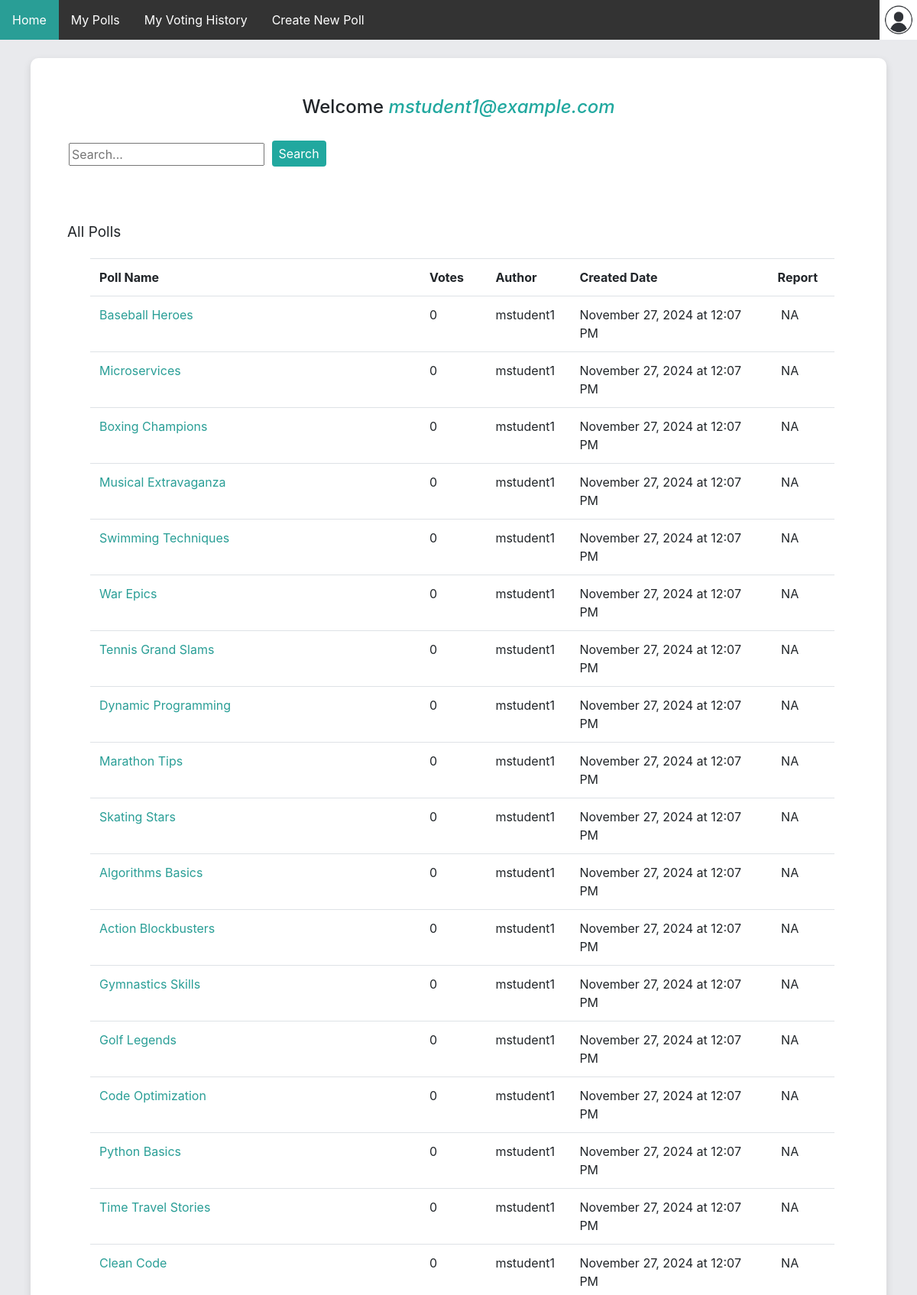
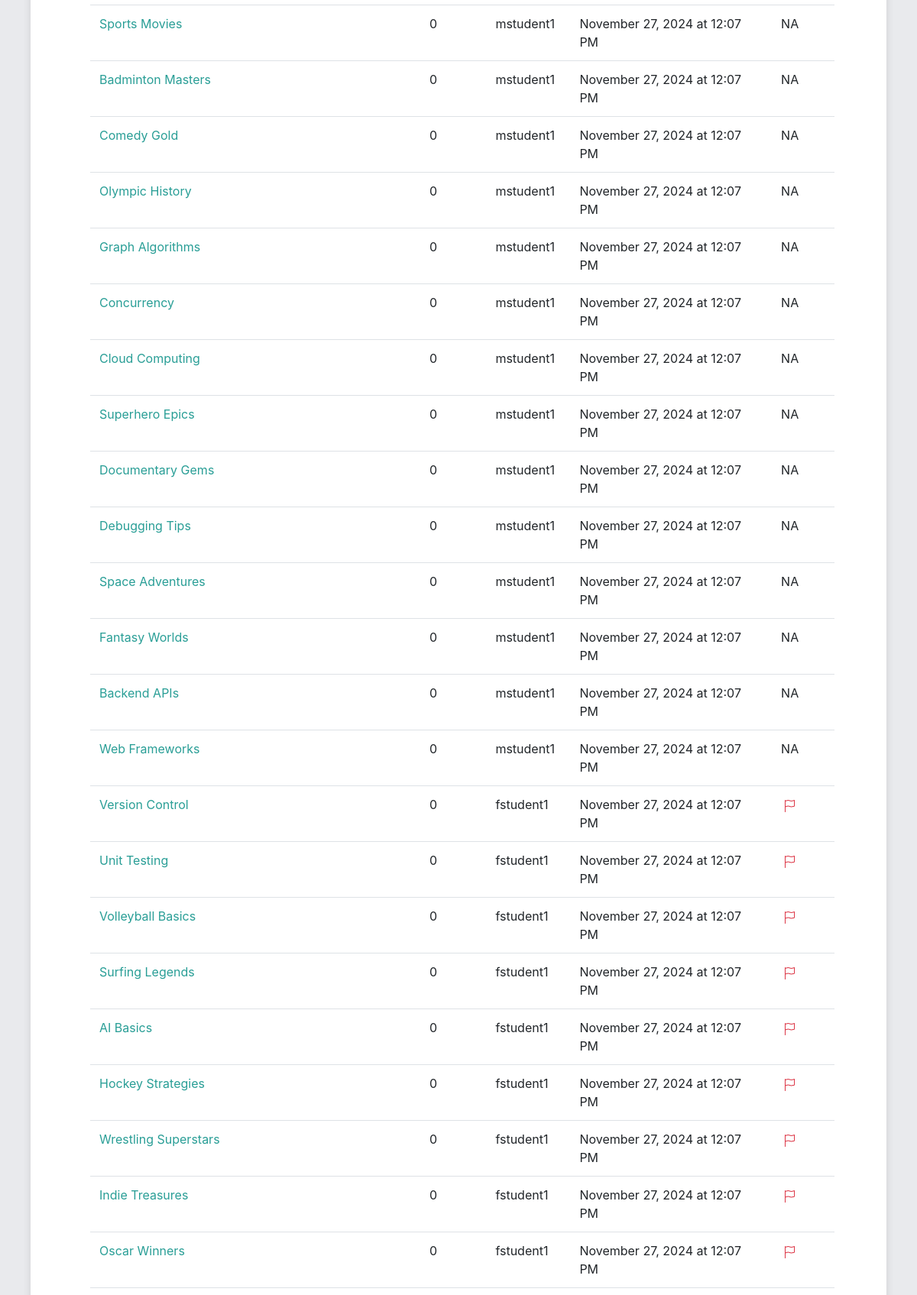
Page /home (signed in, upper part) on the committed database (2 pictures, top to bottom).
### app/models.py (models this page shows)
class User(db.Model, UserMixin):
    __tablename__ = 'user'
    id = db.Column(db.Integer, primary_key=True)
    email = db.Column(db.String(500), unique=True, nullable=False)
    password_hash = db.Column(db.String(500), unique=True, nullable=False) # store the hash password
    age=db.Column(db.Integer, nullable=False)
    gender=db.Column(db.String(10), nullable=False)
    is_admin = db.Column(db.Boolean, default=False)
    polls = db.relationship('Poll', backref='creator', lazy=True, cascade="all, delete")
    votes = db.relationship('Vote', backref='voter', lazy=True, cascade="all, delete")
    poll_reports = db.relationship('UserPollReport', backref='user', lazy=True, cascade="all, delete")

class Poll(db.Model):
    __tablename__ = 'poll'
    id = db.Column(db.Integer, primary_key=True)
    title = db.Column(db.String(120), nullable=False)
    description = db.Column(db.String(500), nullable=True)
    created_at =db.Column(db.DateTime, default=datetime.now)
    status = db.Column(db.String(20), default='active')
    user_id = db.Column(db.Integer, db.ForeignKey('user.id'), nullable=False)
    is_flagged = db.Column(db.Boolean, default=False)
    options = db.relationship('Option', backref='poll', cascade="all, delete",lazy=True)
    votes = db.relationship('Vote', backref='poll', cascade="all,delete", lazy=True)
    poll_reports = db.relationship('UserPollReport', backref='poll', lazy=True, cascade="all, delete")
    @hybrid_property
    def vote_count(self):
        return len(self.votes)
    @hybrid_property
    def creator_username(self):
        creator = User.query.get(self.user_id)
        name, _, _ =creator.email.rpartition('@')
        return name

### app/routes.py (the view)
@app.route('/home')
@login_required
def home():
    all_polls=ps.fetch_polls()
    voted_polls = ps.get_polls_voted_by_user(user_id=current_user.id)
    recommended_polls = None
    if (len(voted_polls) != 0):
        recommended_polls = recommend.get_recommended_polls(all_polls, voted_polls)
    polls = ps.fetch_unreported_polls_by_user(user_id=current_user.id)
    if 'q' in request.args:
        query = request.args.get('q').lower()
        polls = [p for p in polls if re.search(query, p.title.lower()) or re.search(query, p.creator_username.lower()) or re.search(query, p.created_at.strftime('%B %d, %Y at %I:%M %p').lower())]
    return render_template("custom_polls.html", user=current_user, polls=polls, page="home", recommended_polls=recommended_polls)

### app/auth.py (called while the page is built)
def load_user(user_id):
    return User.query.get(int(user_id))

### app/poll_service.py (called while the page is built)
def fetch_polls():
    return Poll.query.order_by(Poll.created_at.desc()).all()

def fetch_unreported_polls_by_user(user_id):
    reported_polls = db.session.query(UserPollReport.poll_id).filter_by(user_id=user_id).subquery()
    unreported_polls = db.session.query(Poll).filter(Poll.id.notin_(db.session.query(reported_polls)))
    user_created_polls = Poll.query.filter_by(user_id=user_id)
    accessible_polls = unreported_polls.union(user_created_polls).all()
    return accessible_polls

def check_history(user_id, poll_id):
    if Vote.query.filter_by(user_id=user_id, poll_id=poll_id).first():
        return True
    return False

def get_polls_voted_by_user(user_id):
    polls =  fetch_polls()
    my_voted_polls = [poll for poll in polls if check_history(user_id=user_id, poll_id=poll.id)]
    return my_voted_polls

### app/routes.py (called while the page is built)
@login_manager.user_loader
def load_user(user_id):
    return auth.load_user(user_id)

### app/templates/custom_polls.html (shortened to what this page needs)
{% extends 'home.html' %}
{% block wrapper %}
<div class="m-5">
    <br>
    <p style="font-size: 19px;">All Polls</p>
    <table class="table">
        <tr>
            <th scope="col"> Poll Name </th>
            <th scope="col"> Votes </th>
            <th scope="col"> Author </th>
            <th scope="col"> Created Date </th>
            <th scope="col"> Report </th>
        </tr>
        {% for poll in polls %}
        <tr>
            <td class='col-sm-5'><a href="{{ url_for('poll', poll_id=poll.id) }}">{{ poll.title }}</a></td>
            <td class='col-sm-1'>{{ poll.vote_count}}</td>
            <td class='col-sm-1'>{{ poll.creator_username}}</td>
            <td class='col-sm-3'>{{ poll.created_at.strftime('%B %d, %Y at %I:%M %p')}}</td>
            <td class='col-sm-1'>
                {% if user.id != poll.user_id %}
                <a class="text-danger" onclick="return confirm('Are you sure you want to Report this Poll?')" href="{{url_for('report', poll_id=poll.id)}}">
                </a>
                {% else %}
                    &nbsp;NA
                {% endif %}
            </td>
        </tr>
        {% endfor %}
    </table>
</div>
{% endblock %}

### app/templates/home.html (shortened to what this page needs)
{% extends "base.html" %}
{% block body %}
<link rel="stylesheet" href="{{ url_for('static', filename='home.css') }}" type="text/css"/>
<nav>
    <ul>
        <li><a id="home" href="{{ url_for('home') }}">Home</a></li>
        <li><a id="poll" href="{{url_for('my_polls')}}">My Polls</a></li>
        <li><a id="history" href="{{url_for('my_votes')}}">My Voting History</a></li>
        <li><a href="{{ url_for('create_poll') }}">Create New Poll</a></li>
        <li style="cursor: pointer; float: right; margin-right: -3px;" class="user">
            <img width="50" height="52" onclick="toggleSidebar()" style="float:right" src="{{ url_for('static', filename='user.jpg')}}">
        </li>
    </ul>
</nav>
<br>
<div class="wrapper">
    <h4 class="welcome">Welcome <i class="username">{{user.email}}</i></h4><br>
    <div style="margin-left: 50px;">
    <form>
        <input type="search-poll" name="q" placeholder="Search...">
        <button type="search-submit" class="btn search-button">Search</button>
    </form>
    </div>
    {% block wrapper %}
    {% endblock %}
</div>
{% endblock %}

### app/static/home.css (style rules this page uses)
body { background: rgb(233, 234, 237); }
ul { list-style-type: none; margin: 0; padding: 0; overflow: hidden; background-color: #333; }
li { float: left; }
li a { display: block; color: white; text-align: center; padding: 14px 16px; text-decoration: none !important; }
.active { background-color: #299E96; }
h2, h5, th, td { cursor: default; }
.welcome { text-align: center; margin-top: 30px; }
table { border-collapse: collapse; margin: 20px; margin-left: 30px; min-width: fit-content; max-width: 95%; }
th, td { text-align: left; padding: 8px; }
td a { color: #299E96; display: block; }
.wrapper { background: #fff; border-radius: 10px; box-shadow: 0px 4px 10px 1px rgba(0, 0, 0, 0.1); display: block; align-items: center; justify-content: center; padding-top: 20px; margin-left: 40px; margin-right: 40px; padding-bottom: 20px; }
.username { color: #21a89f; }
.user { padding-right: 2px; }
.search-button { margin-top: -5px; margin-left: 5px; padding: .25rem .5rem; color:white; background-color: #21a89f; }

### rows in the picture
User: email "mstudent1@example.com"
Poll: title "Baseball Heroes", vote_count "0", creator_username "mstudent1", created_at "November 27, 2024 at 12:07 PM", shows "NA"
Poll: title "Microservices", vote_count "0", creator_username "mstudent1", created_at "November 27, 2024 at 12:07 PM", shows "NA"
Poll: title "Boxing Champions", vote_count "0", creator_username "mstudent1", created_at "November 27, 2024 at 12:07 PM", shows "NA"
Poll: title "Musical Extravaganza", vote_count "0", creator_username "mstudent1", created_at "November 27, 2024 at 12:07 PM", shows "NA"
Poll: title "Swimming Techniques", vote_count "0", creator_username "mstudent1", created_at "November 27, 2024 at 12:07 PM", shows "NA"
Poll: title "War Epics", vote_count "0", creator_username "mstudent1", created_at "November 27, 2024 at 12:07 PM", shows "NA"
Poll: title "Tennis Grand Slams", vote_count "0", creator_username "mstudent1", created_at "November 27, 2024 at 12:07 PM", shows "NA"
Poll: title "Dynamic Programming", vote_count "0", creator_username "mstudent1", created_at "November 27, 2024 at 12:07 PM", shows "NA"
Poll: title "Marathon Tips", vote_count "0", creator_username "mstudent1", created_at "November 27, 2024 at 12:07 PM", shows "NA"
Poll: title "Skating Stars", vote_count "0", creator_username "mstudent1", created_at "November 27, 2024 at 12:07 PM", shows "NA"
Poll: title "Algorithms Basics", vote_count "0", creator_username "mstudent1", created_at "November 27, 2024 at 12:07 PM", shows "NA"
Poll: title "Action Blockbusters", vote_count "0", creator_username "mstudent1", created_at "November 27, 2024 at 12:07 PM", shows "NA"
Poll: title "Gymnastics Skills", vote_count "0", creator_username "mstudent1", created_at "November 27, 2024 at 12:07 PM", shows "NA"
Poll: title "Golf Legends", vote_count "0", creator_username "mstudent1", created_at "November 27, 2024 at 12:07 PM", shows "NA"
Poll: title "Code Optimization", vote_count "0", creator_username "mstudent1", created_at "November 27, 2024 at 12:07 PM", shows "NA"
Poll: title "Python Basics", vote_count "0", creator_username "mstudent1", created_at "November 27, 2024 at 12:07 PM", shows "NA"
Poll: title "Time Travel Stories", vote_count "0", creator_username "mstudent1", created_at "November 27, 2024 at 12:07 PM", shows "NA"
Poll: title "Clean Code", vote_count "0", creator_username "mstudent1", created_at "November 27, 2024 at 12:07 PM", shows "NA"
Poll: title "Sports Movies", vote_count "0", creator_username "mstudent1", created_at "November 27, 2024 at 12:07 PM", shows "NA"
Poll: title "Badminton Masters", vote_count "0", creator_username "mstudent1", created_at "November 27, 2024 at 12:07 PM", shows "NA"
Poll: title "Comedy Gold", vote_count "0", creator_username "mstudent1", created_at "November 27, 2024 at 12:07 PM", shows "NA"
Poll: title "Olympic History", vote_count "0", creator_username "mstudent1", created_at "November 27, 2024 at 12:07 PM", shows "NA"
Poll: title "Graph Algorithms", vote_count "0", creator_username "mstudent1", created_at "November 27, 2024 at 12:07 PM", shows "NA"
Poll: title "Concurrency", vote_count "0", creator_username "mstudent1", created_at "November 27, 2024 at 12:07 PM", shows "NA"
Poll: title "Cloud Computing", vote_count "0", creator_username "mstudent1", created_at "November 27, 2024 at 12:07 PM", shows "NA"
Poll: title "Superhero Epics", vote_count "0", creator_username "mstudent1", created_at "November 27, 2024 at 12:07 PM", shows "NA"
Poll: title "Documentary Gems", vote_count "0", creator_username "mstudent1", created_at "November 27, 2024 at 12:07 PM", shows "NA"
Poll: title "Debugging Tips", vote_count "0", creator_username "mstudent1", created_at "November 27, 2024 at 12:07 PM", shows "NA"
Poll: title "Space Adventures", vote_count "0", creator_username "mstudent1", created_at "November 27, 2024 at 12:07 PM", shows "NA"
Poll: title "Fantasy Worlds", vote_count "0", creator_username "mstudent1", created_at "November 27, 2024 at 12:07 PM", shows "NA"
Poll: title "Backend APIs", vote_count "0", creator_username "mstudent1", created_at "November 27, 2024 at 12:07 PM", shows "NA"
Poll: title "Web Frameworks", vote_count "0", creator_username "mstudent1", created_at "November 27, 2024 at 12:07 PM", shows "NA"
Poll: title "Version Control", vote_count "0", creator_username "fstudent1", created_at "November 27, 2024 at 12:07 PM"
Poll: title "Unit Testing", vote_count "0", creator_username "fstudent1", created_at "November 27, 2024 at 12:07 PM"
Poll: title "Volleyball Basics", vote_count "0", creator_username "fstudent1", created_at "November 27, 2024 at 12:07 PM"
Poll: title "Surfing Legends", vote_count "0", creator_username "fstudent1", created_at "November 27, 2024 at 12:07 PM"
Poll: title "AI Basics", vote_count "0", creator_username "fstudent1", created_at "November 27, 2024 at 12:07 PM"
Poll: title "Hockey Strategies", vote_count "0", creator_username "fstudent1", created_at "November 27, 2024 at 12:07 PM"
Poll: title "Wrestling Superstars", vote_count "0", creator_username "fstudent1", created_at "November 27, 2024 at 12:07 PM"
Poll: title "Indie Treasures", vote_count "0", creator_username "fstudent1", created_at "November 27, 2024 at 12:07 PM"
Poll: title "Oscar Winners", vote_count "0", creator_username "fstudent1", created_at "November 27, 2024 at 12:07 PM"
